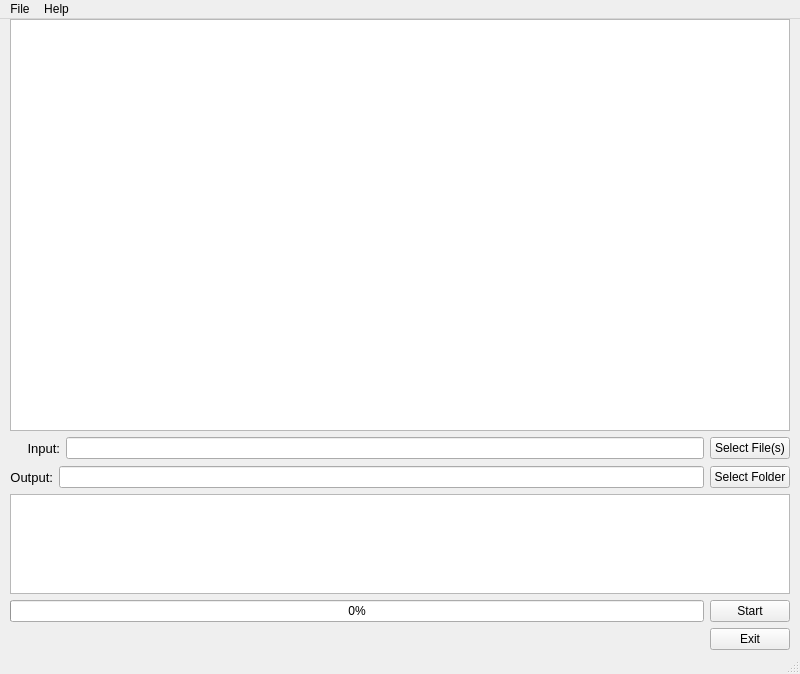
<?xml version="1.0" encoding="UTF-8"?>
<ui version="4.0">
    <class>MainWindow</class>
    <widget class="QMainWindow" name="MainWindow">
        <property name="geometry">
            <rect>
                <x>0</x>
                <y>0</y>
                <width>800</width>
                <height>674</height>
            </rect>
        </property>
        <property name="windowTitle">
            <string>Subtitle Detector</string>
        </property>
        <widget class="QWidget" name="centralwidget">
            <widget class="QWidget" name="verticalWidget" native="true">
                <property name="geometry">
                    <rect>
                        <x>10</x>
                        <y>0</y>
                        <width>780</width>
                        <height>631</height>
                    </rect>
                </property>
                <layout class="QVBoxLayout" name="verticalLayout">
                    <item>
                        <widget class="QGraphicsView" name="graphicsView">
                            <property name="enabled">
                                <bool>true</bool>
                            </property>
                            <property name="minimumSize">
                                <size>
                                    <width>640</width>
                                    <height>352</height>
                                </size>
                            </property>
                            <property name="mouseTracking">
                                <bool>false</bool>
                            </property>
                            <property name="alignment">
                                <set>Qt::AlignCenter</set>
                            </property>
                            <property name="viewportUpdateMode">
                                <enum>QGraphicsView::FullViewportUpdate</enum>
                            </property>
                        </widget>
                    </item>
                    <item>
                        <layout class="QHBoxLayout" name="horizontalLayout_3">
                            <item>
                                <widget class="QLabel" name="label">
                                    <property name="minimumSize">
                                        <size>
                                            <width>50</width>
                                            <height>23</height>
                                        </size>
                                    </property>
                                    <property name="font">
                                        <font>
                                            <pointsize>10</pointsize>
                                            <weight>50</weight>
                                            <bold>false</bold>
                                            <strikeout>false</strikeout>
                                        </font>
                                    </property>
                                    <property name="layoutDirection">
                                        <enum>Qt::LeftToRight</enum>
                                    </property>
                                    <property name="autoFillBackground">
                                        <bool>false</bool>
                                    </property>
                                    <property name="text">
                                        <string>Input:</string>
                                    </property>
                                    <property name="alignment">
                                        <set>Qt::AlignRight|Qt::AlignTrailing|Qt::AlignVCenter</set>
                                    </property>
                                    <property name="wordWrap">
                                        <bool>false</bool>
                                    </property>
                                </widget>
                            </item>
                            <item>
                                <widget class="QLineEdit" name="lineEditInputPath">
                                    <property name="readOnly">
                                        <bool>true</bool>
                                    </property>
                                </widget>
                            </item>
                            <item>
                                <widget class="QPushButton" name="pushButtonInputPath">
                                    <property name="text">
                                        <string>Select File(s)</string>
                                    </property>
                                </widget>
                            </item>
                        </layout>
                    </item>
                    <item>
                        <layout class="QHBoxLayout" name="horizontalLayout">
                            <item>
                                <widget class="QLabel" name="label_2">
                                    <property name="font">
                                        <font>
                                            <pointsize>10</pointsize>
                                        </font>
                                    </property>
                                    <property name="text">
                                        <string>Output:</string>
                                    </property>
                                    <property name="alignment">
                                        <set>Qt::AlignRight|Qt::AlignTrailing|Qt::AlignVCenter</set>
                                    </property>
                                </widget>
                            </item>
                            <item>
                                <widget class="QLineEdit" name="lineEditOutputPath">
                                    <property name="readOnly">
                                        <bool>true</bool>
                                    </property>
                                </widget>
                            </item>
                            <item>
                                <widget class="QPushButton" name="pushButtonOutputPath">
                                    <property name="text">
                                        <string>Select Folder</string>
                                    </property>
                                </widget>
                            </item>
                        </layout>
                    </item>
                    <item>
                        <widget class="QTextBrowser" name="textBrowser">
                            <property name="enabled">
                                <bool>true</bool>
                            </property>
                            <property name="maximumSize">
                                <size>
                                    <width>16777215</width>
                                    <height>100</height>
                                </size>
                            </property>
                            <property name="html">
                                <string>&lt;!DOCTYPE HTML PUBLIC &quot;-//W3C//DTD HTML 4.0//EN&quot; &quot;http://www.w3.org/TR/REC-html40/strict.dtd&quot;&gt;
                                    &lt;html&gt;&lt;head&gt;&lt;meta name=&quot;qrichtext&quot; content=&quot;1&quot; /&gt;&lt;style
                                    type=&quot;text/css&quot;&gt;
                                    p, li { white-space: pre-wrap; }
                                    &lt;/style&gt;&lt;/head&gt;&lt;body style=&quot; font-family:'Sans Serif';
                                    font-size:9pt; font-weight:400; font-style:normal;&quot;&gt;
                                    &lt;p style=&quot;-qt-paragraph-type:empty; margin-top:0px; margin-bottom:0px;
                                    margin-left:0px; margin-right:0px; -qt-block-indent:0; text-indent:0px;&quot;&gt;&lt;br
                                    /&gt;&lt;/p&gt;&lt;/body&gt;&lt;/html&gt;
                                </string>
                            </property>
                        </widget>
                    </item>
                    <item>
                        <layout class="QHBoxLayout" name="horizontalLayout_2">
                            <item>
                                <widget class="QProgressBar" name="progressBar">
                                    <property name="maximumSize">
                                        <size>
                                            <width>16777215</width>
                                            <height>30</height>
                                        </size>
                                    </property>
                                    <property name="value">
                                        <number>0</number>
                                    </property>
                                </widget>
                            </item>
                            <item>
                                <widget class="QPushButton" name="pushButtonStart">
                                    <property name="text">
                                        <string>Start</string>
                                    </property>
                                </widget>
                            </item>
                        </layout>
                    </item>
                    <item>
                        <widget class="QPushButton" name="pushButtonExit">
                            <property name="maximumSize">
                                <size>
                                    <width>80</width>
                                    <height>30</height>
                                </size>
                            </property>
                            <property name="layoutDirection">
                                <enum>Qt::RightToLeft</enum>
                            </property>
                            <property name="autoFillBackground">
                                <bool>true</bool>
                            </property>
                            <property name="text">
                                <string>Exit</string>
                            </property>
                        </widget>
                    </item>
                </layout>
            </widget>
        </widget>
        <widget class="QMenuBar" name="menubar">
            <property name="geometry">
                <rect>
                    <x>0</x>
                    <y>0</y>
                    <width>800</width>
                    <height>20</height>
                </rect>
            </property>
            <widget class="QMenu" name="menuFile">
                <property name="title">
                    <string>File</string>
                </property>
                <addaction name="separator"/>
                <addaction name="actionOpen_files"/>
                <addaction name="actionOpen_folder"/>
            </widget>
            <widget class="QMenu" name="menuHelp">
                <property name="title">
                    <string>Help</string>
                </property>
                <addaction name="actionAbout_Subtitle_Detector"/>
            </widget>
            <addaction name="menuFile"/>
            <addaction name="menuHelp"/>
        </widget>
        <widget class="QStatusBar" name="statusbar"/>
        <action name="actionOpen_files">
            <property name="text">
                <string>Open files</string>
            </property>
        </action>
        <action name="actionOpen_folder">
            <property name="text">
                <string>Open folder</string>
            </property>
        </action>
        <action name="actionAbout_Subtitle_Detector">
            <property name="text">
                <string>About Subtitle Detector</string>
            </property>
        </action>
    </widget>
    <resources/>
    <connections>
        <connection>
            <sender>pushButtonExit</sender>
            <signal>clicked()</signal>
            <receiver>MainWindow</receiver>
            <slot>close()</slot>
            <hints>
                <hint type="sourcelabel">
                    <x>728</x>
                    <y>570</y>
                </hint>
                <hint type="destinationlabel">
                    <x>795</x>
                    <y>545</y>
                </hint>
            </hints>
        </connection>
    </connections>
</ui>
